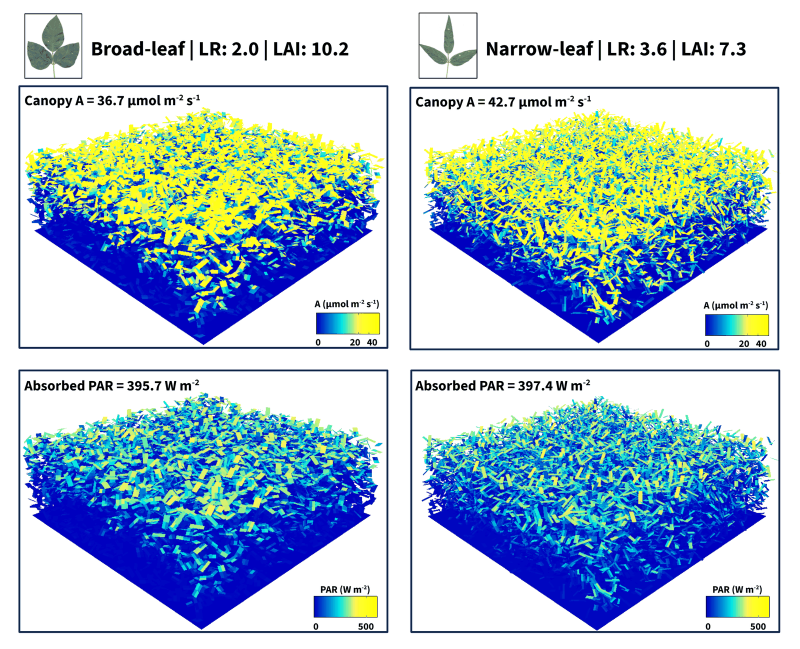
#> input picture images/research/canopy_broad_vs_narrow_1600w.png, 1600 x 1297 px (shown at 1/2 size)
$ python make_og_card.py
#> lines starting #> are read from the running program, lines starting #| are printed output that depends on the picture
"""
Build the 1200x630 social-share card (og-card.jpg) from the canopy figure.

Link previews on X/LinkedIn/Slack want a 1.91:1 image. The source figure is a
2x2 panel at 1600x1297, so this crops the top row -- the two canopy-assimilation
panels with their leaf-shape headers, which is the single most legible part of
the figure at thumbnail size -- and letterboxes it onto the site's paper colour.

Re-run after replacing the source figure:
    python make_og_card.py

Requires: Pillow
"""

from pathlib import Path

from PIL import Image

ROOT = Path(__file__).resolve().parent
SOURCE = ROOT / "images" / "research" / "canopy_broad_vs_narrow_1600w.png"
OUT = ROOT / "og-card.jpg"

CARD_W, CARD_H = 1200, 630
PAPER = (250, 249, 247)  # --color-paper

# Fraction of the source height occupied by the top row of panels.
# Tuned to clear the colour-bar tick labels at the bottom of those panels.
TOP_ROW_FRACTION = 0.556


def main() -> None:
    with Image.open(SOURCE) as im:
#> im is the input picture: PIL image 1600x1297 P; mean R, G, B 173.8, 195.5, 209.6
        im = im.convert("RGB")
        crop_h = round(im.height * TOP_ROW_FRACTION)
#> crop_h = 721
        top_row = im.crop((0, 0, im.width, crop_h))
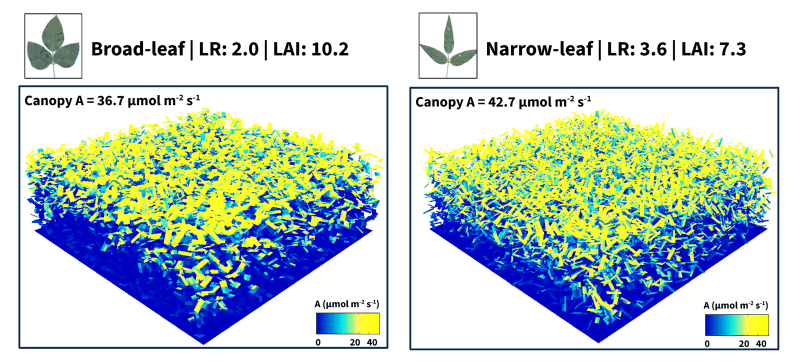
#> top_row: PIL image 1600x721 RGB (shown at 1/2 size); mean R, G, B 193.7, 208.5, 202.9

    # Fit inside the card, preserving aspect
    scale = min(CARD_W / top_row.width, CARD_H / top_row.height)
#> scale = 0.75
    new_size = (round(top_row.width * scale), round(top_row.height * scale))
#> new_size = (1200, 541)
    top_row = top_row.resize(new_size, Image.LANCZOS)
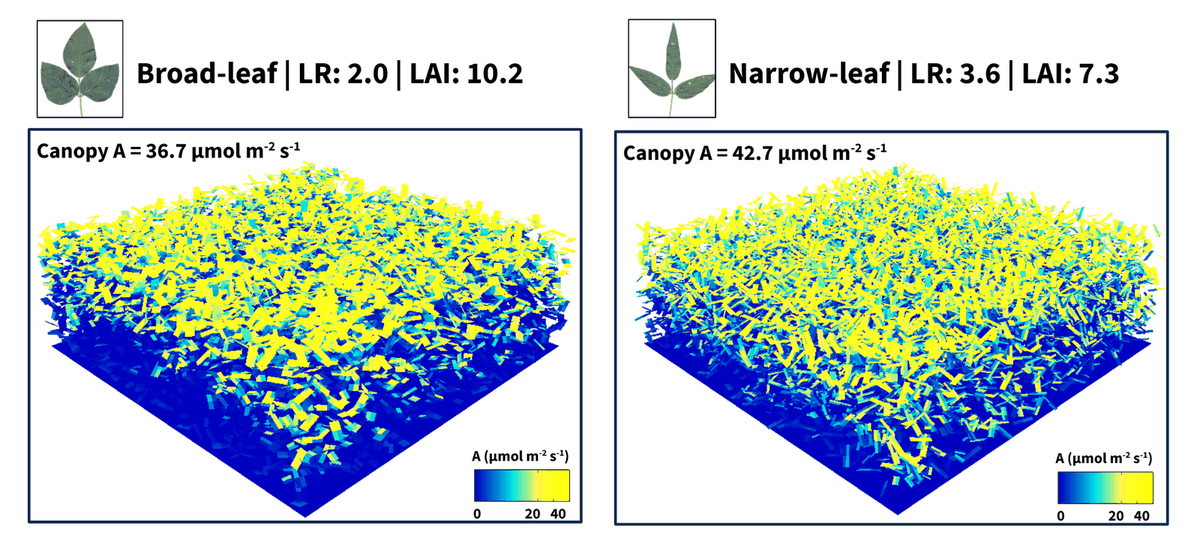
#> top_row: PIL image 1200x541 RGB; mean R, G, B 193.6, 208.4, 202.7

    card = Image.new("RGB", (CARD_W, CARD_H), PAPER)
    card.paste(top_row, ((CARD_W - new_size[0]) // 2, (CARD_H - new_size[1]) // 2))
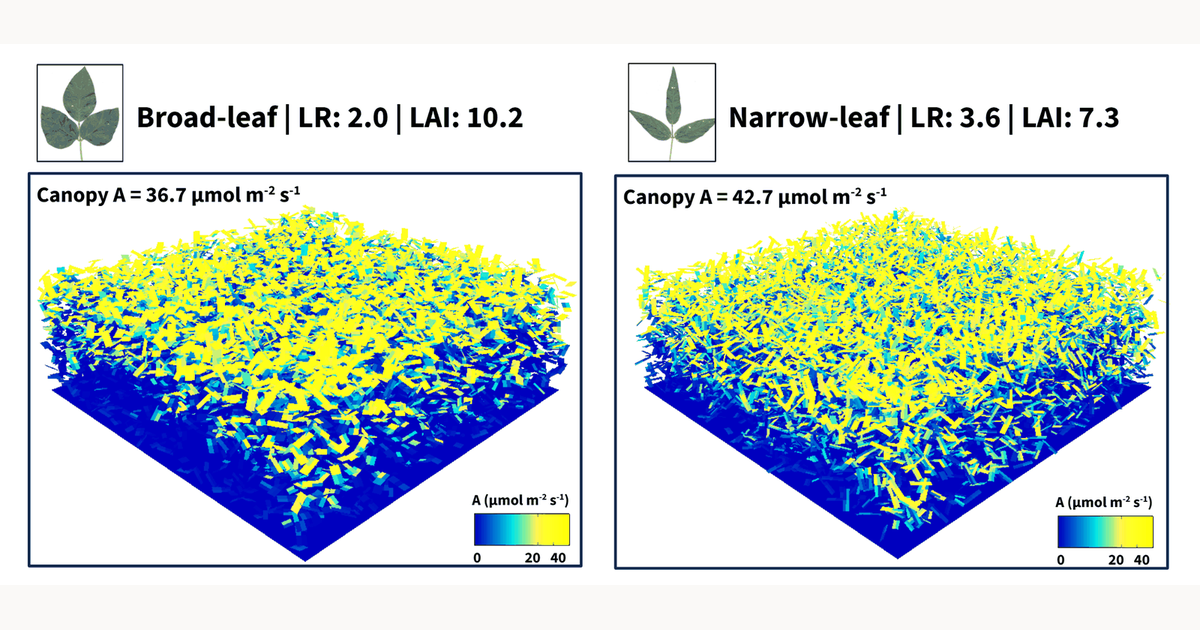
#> card: PIL image 1200x630 RGB; mean R, G, B 201.6, 214.1, 209
    card.save(OUT, "JPEG", quality=88, optimize=True, progressive=True)

    print(f"wrote {OUT.name}  {CARD_W}x{CARD_H}  {OUT.stat().st_size / 1024:.0f} KB")
    print(f"  source crop: {im.width}x{crop_h} -> {new_size[0]}x{new_size[1]}")
#|   source crop: 1600x721 -> 1200x541


if __name__ == "__main__":
    main()
